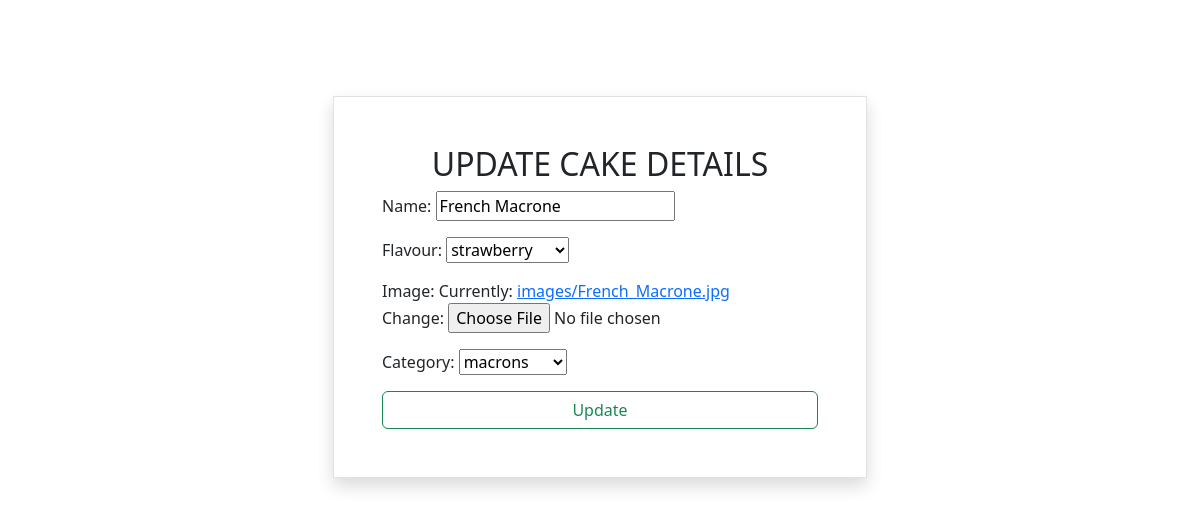
The app's page /cakes/6/change (signed in) with its own data.
### cakeapp/models.py (models this page shows, shortened)
class Cakes(models.Model):
    name=models.CharField(max_length=200)
    Category=models.ForeignKey(Category,on_delete=models.CASCADE)
    options=(
        ('choclate','choclate'),
        ('black forest','black forest'),
        ('red velvet','red velvet'),
        ('butter  scotch','butter scotch'),
        ('vanilla','vanilla'),
        ('pineapple','pineapple'),
        ('dates','dates'),
        ('non-alcoholic','non-alcoholic'),
        ('dry-fruits','dry-fruits'),
        ('mixed-fruits','mixed-fruits'),
        ('blueberry','blueberry'),
        ('strawberry','strawberry')
    )
    flavour=models.CharField(max_length=200,choices=options,default="choclate")
    image=models.ImageField(upload_to="images")

class Category(models.Model):
    name=models.CharField(max_length=200,unique=True)
    is_active=models.BooleanField(default=True)
    def __str__(self):
        return self.name

### cakeapp/views.py (the view, shortened to what this page needs)
# urls.py: path("cakes/<int:pk>/change",CakeUpdateView.as_view(),name="cake-change"),
@method_decorator(decs,name="dispatch")
class CakeUpdateView(UpdateView):
    template_name="cake/cake_edit.html"
    model=Cakes
    form_class=CakeAddForm
    success_url=reverse_lazy("adminindex")

### cakeapp/forms.py
class CakeAddForm(forms.ModelForm):
    class Meta:
        model=Cakes
        fields=["name","flavour","image","Category"]

### cakeapp/views.py (called while the page is built)
def signin_required(fn):
    def wrapper(request,*args,**kwargs):
        if not request.user.is_authenticated:
            messages.error(request,"invalid session!!!")
            return redirect("signin")
        else:
            return fn(request,*args,**kwargs)
    return wrapper

def is_admin(fn):
    def wrapper(request,*args,**Kwargs):
        if not request.user.is_superuser:
            messages.error(request,"permission denied for current user !!!")
            return redirect("signin")
        else:
           return fn(request,*args,**Kwargs)
    return wrapper

### cakeapp/templates/cake/cake_edit.html (shortened to what this page needs)
{%extends 'cake/base.html'%}
{%block body_block%}
    <div class="container p-5">
        <div class="row mt-5">
            <div class="col-3"></div>
            <div class="col-6 p-5 border shadow">
                <form action="" method="post" enctype="multipart/form-data">
                   <h2 class="text-center">UPDATE CAKE DETAILS</h2>
                    {{form.as_p}}
                    <input type="submit"  class="btn btn-outline-success form-control"   value="Update">
                </form>
            </div>
            <div class="col-3"></div>
        </div>
    </div>
{%endblock%}

### records on screen
Cakes: name "French Macrone", flavour "strawberry", Category "macrons"
